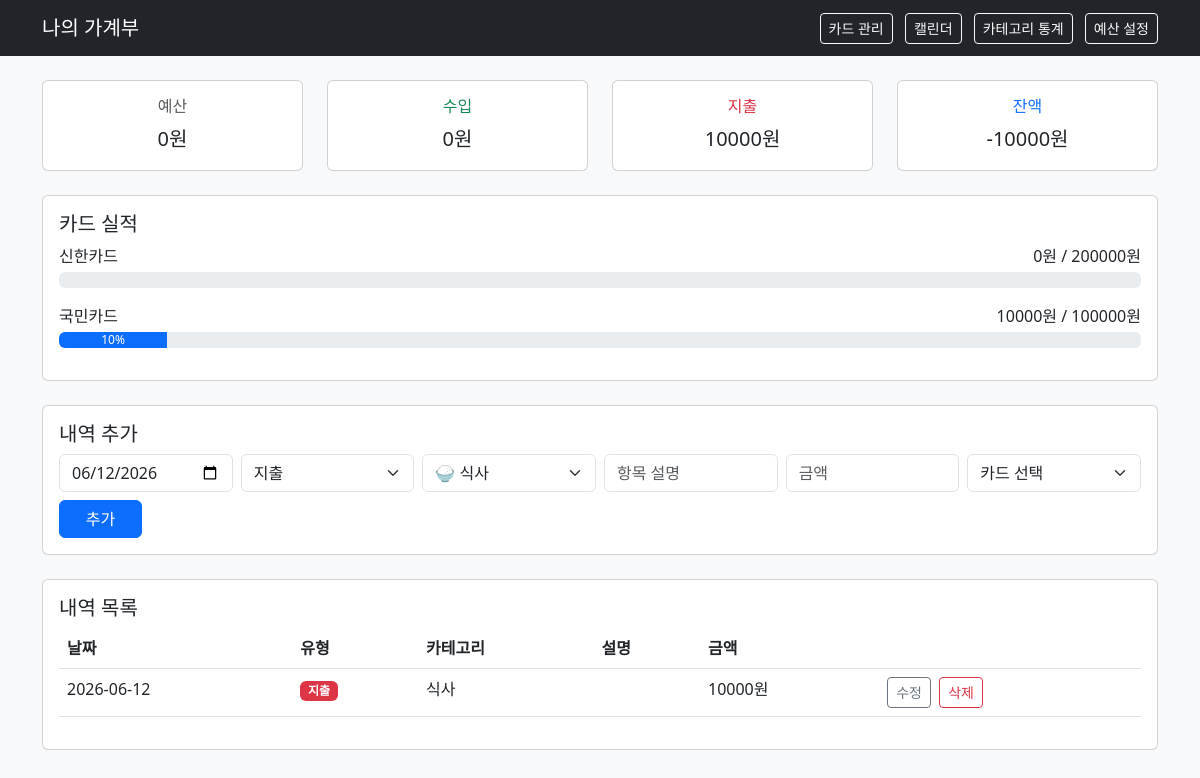
The page / on the database its author committed.
### models.py (models this page shows)
class Card(db.Model):
    id = db.Column(db.Integer, primary_key=True)
    name = db.Column(db.String(50), nullable=False)       # 카드 이름 (예: 신한카드)
    monthly_target = db.Column(db.Integer, nullable=False) # 월 목표 금액

class Transaction(db.Model):        # 하나의 클래스 = 하나의 DB 테이블
    id = db.Column(db.Integer, primary_key=True)
    date = db.Column(db.String(10), nullable=False)   # 예: "2026-06-12"
    type = db.Column(db.String(10), nullable=False)   # "income" 또는 "expense"
    category = db.Column(db.String(50), nullable=False)
    description = db.Column(db.String(200), nullable=False)
    amount = db.Column(db.Integer, nullable=False)
    card = db.Column(db.String(50), nullable=True)  # 어떤 카드로 결제했는지 (없을 수도 있음)

### app.py (the view)
@app.route('/') # 이 URL로 접속하면 아래의 함수를 실행
def index():
    transactions = Transaction.query.order_by(Transaction.date.desc()).all() # DB에서 전체 내역을 최신순(날짜)으로 가져옴
    income_total = sum(tx.amount for tx in transactions if tx.type == 'income')
    expense_total = sum(tx.amount for tx in transactions if tx.type == 'expense')
    balance = income_total - expense_total # 가져온 내역에서 수입/지출 합계와 잔액 계산
    current_month = datetime.now().strftime('%Y-%m')
    budget = Budget.query.filter_by(month = current_month).first()
    budget_amount = budget.amount if budget else 0
    remaining = budget_amount - expense_total
    cards = Card.query.all()
    card_stats = []
    for card in cards:
        spent = sum(tx.amount for tx in transactions
                    if tx.type == 'expense' and tx.card == card.name)
        card_stats.append({
            'name': card.name,
            'target': card.monthly_target,
            'spent': spent,
            'percent': min(int(spent / card.monthly_target * 100), 100) if card.monthly_target > 0 else 0
        })
    return render_template('index.html', # render_template를 하면 변수를 여러개 넘길 수 있음
                        transactions=transactions,
                        income_total=income_total,
                        expense_total=expense_total,
                        balance=balance,
                        budget_amount=budget_amount,
                        remaining=remaining,
                        card_stats=card_stats,
                        card_list=cards,
                        ) # 계산 결과를 index.html에 넘겨서 화면에 표시

### templates/index.html (shortened to what this page needs)
<!DOCTYPE html>
<html lang="ko">
    <head>
        <link href="https://cdn.jsdelivr.net/npm/bootstrap@5.3.0/dist/css/bootstrap.min.css" rel="stylesheet">
    </head>
    <body class="bg-light">
        <nav class="navbar navbar-dark bg-dark mb-4">
            <div class="container">
                <span class="navbar-brand">나의 가계부</span>
                <div>
                    <a href="/cards" class="btn btn-outline-light btn-sm me-2">카드 관리</a>
                    <a href="/calendar" class="btn btn-outline-light btn-sm me-2">캘린더</a>
                    <a href="/stats" class="btn btn-outline-light btn-sm me-2">카테고리 통계</a>
                    <a href="/budget" class="btn btn-outline-light btn-sm">예산 설정</a>
                </div>
            </div>
        </nav>
        <div class="container">
            <div class="row mb-4">
                <div class="col-md-3">
                    <div class="card text-center">
                        <div class="card-body">
                            <h6 class="card-title text-muted">예산</h6>
                            <p class="card-text fs-5">{{ budget_amount }}원</p>
                        </div>
                    </div>
                </div>
                <div class="col-md-3">
                    <div class="card text-center">
                        <div class="card-body">
                            <h6 class="card-title text-success">수입</h6>
                            <p class="card-text fs-5">{{ income_total }}원</p>
                        </div>
                    </div>
                </div>
                <div class="col-md-3">
                    <div class="card text-center">
                        <div class="card-body">
                            <h6 class="card-title text-danger">지출</h6>
                            <p class="card-text fs-5">{{ expense_total }}원</p>
                        </div>
                    </div>
                </div>
                <div class="col-md-3">
                    <div class="card text-center">
                        <div class="card-body">
                            <h6 class="card-title text-primary">잔액</h6>
                            <p class="card-text fs-5">{{ balance }}원</p>
                        </div>
                    </div>
                </div>
            </div>
            {% if card_stats %}
            <div class="card mb-4">
                <div class="card-body">
                    <h5 class="card-title">카드 실적</h5>
                    {% for c in card_stats %}
                    <div class="mb-3">
                        <div class="d-flex justify-content-between mb-1">
                            <span>{{ c.name }}</span>
                            <span>{{ c.spent }}원 / {{ c.target }}원</span>
                        </div>
                        <div class="progress">
                            <div class="progress-bar" style="width: {{ c.percent }}%">{{ c.percent }}%</div>
                        </div>
                    </div>
                    {% endfor %}
                </div>
            </div>
            {% endif %}
            <div class="card mb-4">
                <div class="card-body">
                    <h5 class="card-title">내역 추가</h5>
                    <form action="/add" method="post" class="row g-2">
                        <div class="col-md-2">
                            <input type="date" name="date" id="date" class="form-control" required>
                        </div>
                        <div class="col-md-2">
                            <select name="type" class="form-select">
                                <option value="expense">지출</option>
                            </select>
                        </div>
                        <div class="col-md-2">
                            <select name="category" class="form-select">
                                <option value="식사">🍚 식사</option>
                            </select>
                        </div>
                        <div class="col-md-2">
                            <input type="text" name="description" class="form-control" placeholder="항목 설명">
                        </div>
                        <div class="col-md-2">
                            <input type="number" name="amount" class="form-control" placeholder="금액" required>
                        </div>
                        <div class="col-md-2">
                            <select name="card" class="form-select" required>
                                <option value="">카드 선택</option>
                            </select>
                        </div>
                        <div class="col-md-1">
                            <button type="submit" class="btn btn-primary w-100">추가</button>
                        </div>
                    </form>
                </div>
            </div>
            <div class="card">
                <div class="card-body">
                    <h5 class="card-title">내역 목록</h5>
                    <table class="table table-hover">
                        <thead>
                            <tr>
                                <th>날짜</th>
                                <th>유형</th>
                                <th>카테고리</th>
                                <th>설명</th>
                                <th>금액</th>
                                <th></th>
                            </tr>
                        </thead>
                        <tbody>
                            {% for tx in transactions %}
                            <tr>
                                <td>{{ tx.date }}</td>
                                <td>
                                    {% if tx.type == 'income' %}
                                    <span class="badge bg-success">수입</span>
                                    {% else %}
                                    <span class="badge bg-danger">지출</span>
                                    {% endif %}
                                </td>
                                <td>{{ tx.category }}</td>
                                <td>{{ tx.description }}</td>
                                <td>{{ tx.amount }}원</td>
                                <td>
                                    <a href="/edit/{{ tx.id }}" class="btn btn-sm btn-outline-secondary me-1">수정</a>
                                    <form action="/delete/{{ tx.id }}" method="post" style="display:inline">
                                        <button type="submit" class="btn btn-sm btn-outline-danger">삭제</button>
                                    </form>
                                </td>
                            </tr>
                            {% endfor %}
                        </tbody>
                    </table>
                </div>
            </div>
        </div>
    </body>
</html>

### rows shown on the page
Card: name "신한카드", spent "0", target "200000"
Card: name "국민카드", spent "10000", target "100000", percent "10"
Transaction: date "2026-06-12", type "지출", category "식사", amount "10000"

### other values the page prints
{{ budget_amount }} "0"
{{ income_total }} "0"
{{ expense_total }} "10000"
{{ balance }} "-10000"
